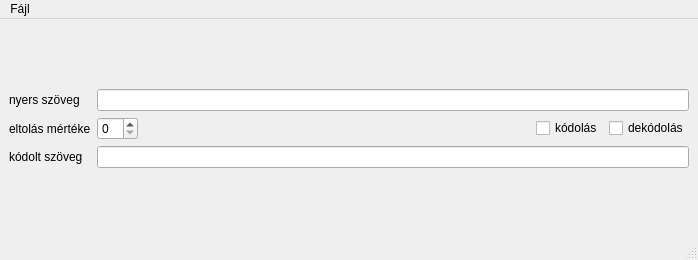
<?xml version="1.0" encoding="UTF-8"?>
<ui version="4.0">
 <class>MainWindow</class>
 <widget class="QMainWindow" name="MainWindow">
  <property name="geometry">
   <rect>
    <x>0</x>
    <y>0</y>
    <width>698</width>
    <height>260</height>
   </rect>
  </property>
  <property name="windowTitle">
   <string>MainWindow</string>
  </property>
  <widget class="QWidget" name="centralwidget">
   <layout class="QVBoxLayout" name="verticalLayout_2">
    <item>
     <layout class="QVBoxLayout" name="verticalLayout">
      <item>
       <layout class="QGridLayout" name="gridLayout">
        <item row="1" column="2">
         <spacer name="horizontalSpacer">
          <property name="orientation">
           <enum>Qt::Horizontal</enum>
          </property>
          <property name="sizeHint" stdset="0">
           <size>
            <width>40</width>
            <height>20</height>
           </size>
          </property>
         </spacer>
        </item>
        <item row="0" column="0">
         <widget class="QLabel" name="label_2">
          <property name="text">
           <string>nyers szöveg</string>
          </property>
         </widget>
        </item>
        <item row="1" column="3">
         <widget class="QCheckBox" name="encrypt">
          <property name="text">
           <string>kódolás</string>
          </property>
         </widget>
        </item>
        <item row="1" column="1">
         <widget class="QSpinBox" name="keyValue"/>
        </item>
        <item row="2" column="0">
         <widget class="QLabel" name="label">
          <property name="text">
           <string>kódolt szöveg</string>
          </property>
         </widget>
        </item>
        <item row="1" column="0">
         <widget class="QLabel" name="label_3">
          <property name="text">
           <string>eltolás mértéke</string>
          </property>
         </widget>
        </item>
        <item row="1" column="4">
         <widget class="QCheckBox" name="decrypt">
          <property name="text">
           <string>dekódolás</string>
          </property>
         </widget>
        </item>
        <item row="0" column="1" colspan="4">
         <widget class="QLineEdit" name="nyers"/>
        </item>
        <item row="2" column="1" colspan="4">
         <widget class="QLineEdit" name="kodolt"/>
        </item>
       </layout>
      </item>
     </layout>
    </item>
   </layout>
  </widget>
  <widget class="QMenuBar" name="menubar">
   <property name="geometry">
    <rect>
     <x>0</x>
     <y>0</y>
     <width>698</width>
     <height>21</height>
    </rect>
   </property>
   <widget class="QMenu" name="menu">
    <property name="title">
     <string>Fájl</string>
    </property>
    <addaction name="megnyitas"/>
    <addaction name="mentes"/>
   </widget>
   <addaction name="menu"/>
  </widget>
  <widget class="QStatusBar" name="statusbar"/>
  <action name="megnyitas">
   <property name="text">
    <string>Megnyitás</string>
   </property>
  </action>
  <action name="mentes">
   <property name="text">
    <string>Mentés másként</string>
   </property>
  </action>
 </widget>
 <resources/>
 <connections/>
</ui>
